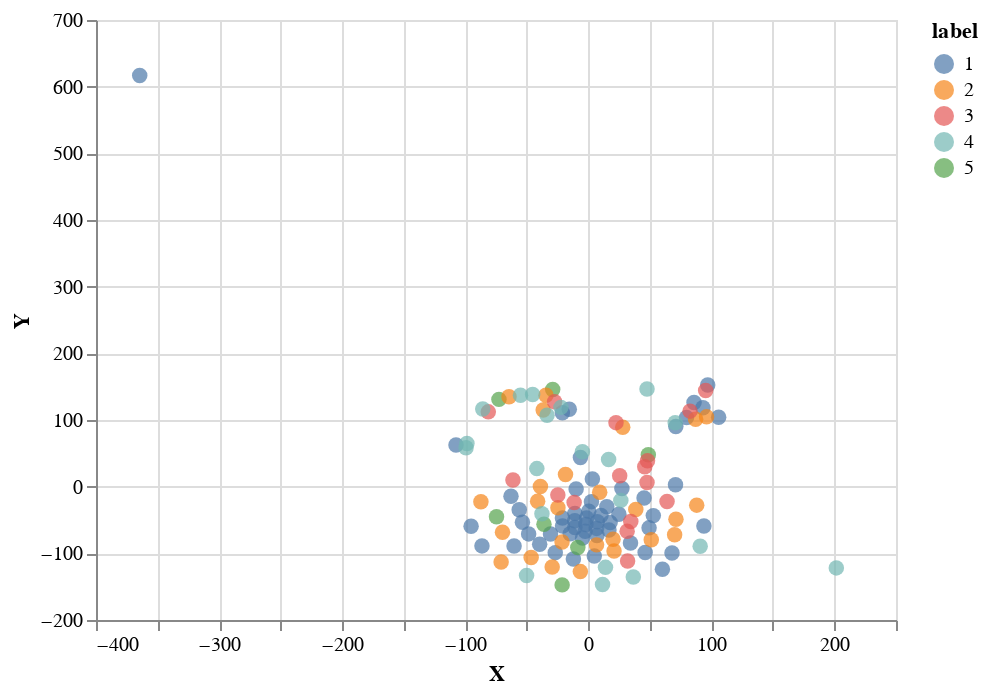
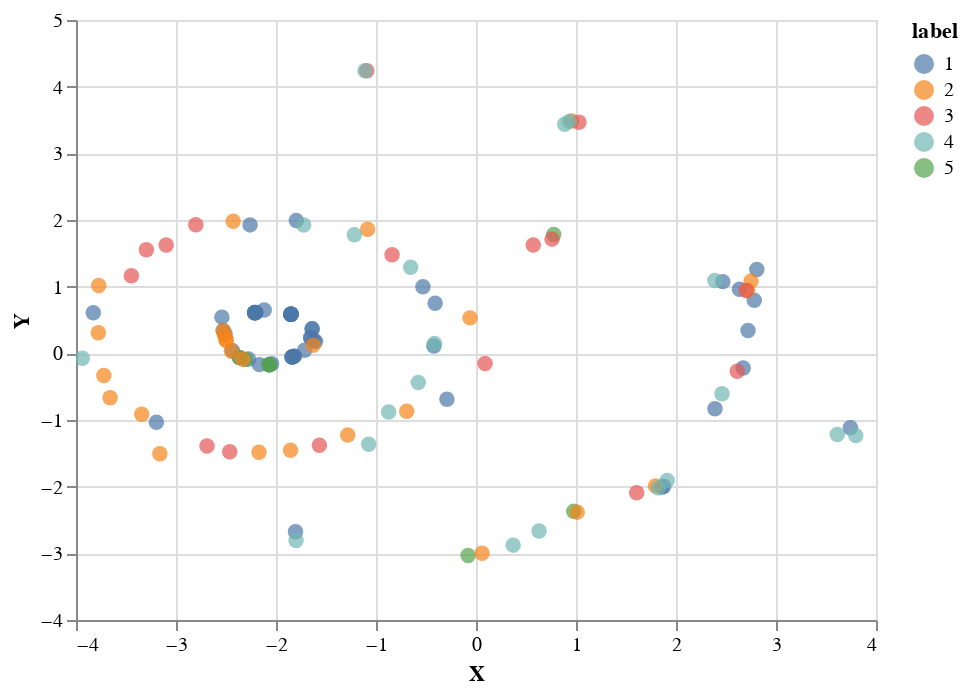
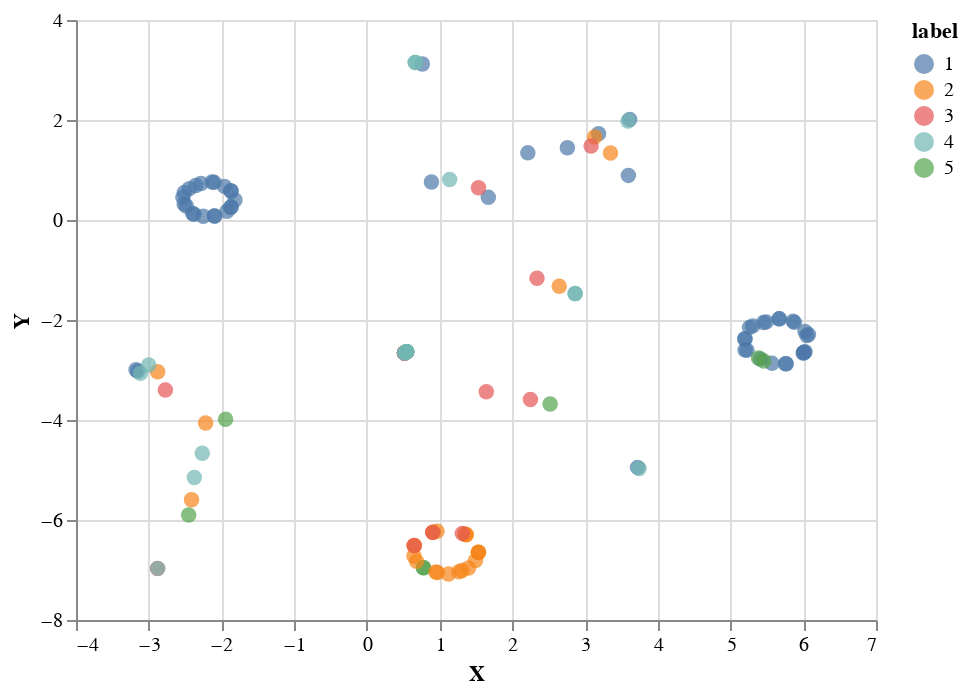
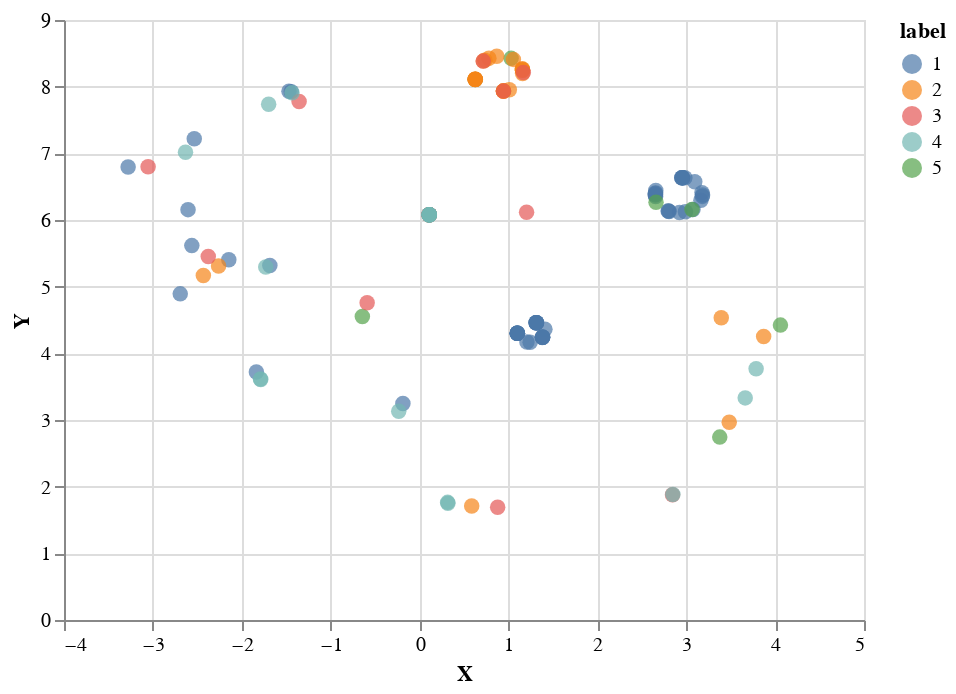

Notebook code cell kept with these figures, in order:
### Code cell
perplexity = [5, 15, 30, 35, 40, 45, 50]

for p in perplexity:
    print("Perplexity {}".format(p))
    r = reduce_dim(p)
    create_plot(r, label)

### Figure 1 — Vega-Lite specification as saved in the notebook (floating-point values rounded to 4 significant figures)
{"$schema": "https://vega.github.io/schema/vega-lite/v2.6.0.json", "config": {"view": {"height": 300, "width": 400}}, "data": {"name": "data-f87a3da9f162ef7895ac1bf36ee0d124"}, "datasets": {"data-f87a3da9f162ef7895ac1bf36ee0d124": [{"X": 49.37, "Y": -61.79, "label": "1"}, {"X": -26.86, "Y": -98.96, "label": "1"}, {"X": 70.85, "Y": 2.982, "label": "1"}, {"X": 105.9, "Y": 104.0, "label": "1"}, {"X": 46.2, "Y": -98.88, "label": "1"}, {"X": 3.319, "Y": 11.36, "label": "1"}, {"X": -53.53, "Y": -53.38, "label": "1"}, {"X": -4.698, "Y": -76.89, "label": "1"}, {"X": 34.28, "Y": -84.49, "label": "1"}, {"X": 97.02, "Y": 152.6, "label": "1"}, {"X": 93.92, "Y": -58.95, "label": "1"}, {"X": -10.88, "Y": -40.06, "label": "1"}, {"X": 85.9, "Y": 126.3, "label": "1"}, {"X": 27.29, "Y": -2.653, "label": "1"}, {"X": -9.888, "Y": -3.517, "label": "1"}, {"X": 2.554, "Y": -22.45, "label": "1"}, {"X": 15.04, "Y": -30.04, "label": "1"}, {"X": 7.322, "Y": -52.77, "label": "1"}, {"X": -21.04, "Y": -47.14, "label": "1"}, {"X": 71.1, "Y": 90.08, "label": "1"}, {"X": 17.71, "Y": -53.67, "label": "1"}, {"X": -11.02, "Y": -51.04, "label": "1"}, {"X": 16.75, "Y": -64.87, "label": "1"}, {"X": 0.3573, "Y": -36.91, "label": "1"}, {"X": -107.5, "Y": 62.59, "label": "1"}, {"X": 93.13, "Y": 118.3, "label": "1"}, {"X": -20.94, "Y": -59.12, "label": "1"}, {"X": 79.8, "Y": 103.6, "label": "1"}, {"X": -10.86, "Y": -61.12, "label": "1"}, {"X": -364.5, "Y": 616.7, "label": "1"}, {"X": -21.07, "Y": 110.9, "label": "1"}, {"X": -6.396, "Y": 43.68, "label": "1"}, {"X": 10.27, "Y": -43.14, "label": "1"}, {"X": -2.539, "Y": -67.02, "label": "1"}, {"X": 6.989, "Y": -73.17, "label": "1"}, {"X": -1.407, "Y": -46.92, "label": "1"}, {"X": -1.954, "Y": -56.82, "label": "1"}, {"X": -14.67, "Y": -70.56, "label": "1"}, {"X": 4.861, "Y": -104.1, "label": "1"}, {"X": 6.748, "Y": -62.59, "label": "1"}, {"X": -12.11, "Y": -108.5, "label": "1"}, {"X": 24.86, "Y": -41.39, "label": "1"}, {"X": -15.46, "Y": 116.0, "label": "1"}, {"X": 52.81, "Y": -43.44, "label": "1"}, {"X": -48.48, "Y": -70.84, "label": "1"}, {"X": -30.7, "Y": -70.98, "label": "1"}, {"X": 45.3, "Y": -16.88, "label": "1"}, {"X": 60.21, "Y": -124.0, "label": "1"}, {"X": -95.23, "Y": -59.37, "label": "1"}, {"X": -39.52, "Y": -86.37, "label": "1"}, {"X": -56.13, "Y": -34.48, "label": "1"}, {"X": -62.82, "Y": -14.4, "label": "1"}, {"X": 68.0, "Y": -99.36, "label": "1"}, {"X": -60.32, "Y": -88.85, "label": "1"}, {"X": -86.4, "Y": -88.82, "label": "1"}, {"X": -8.524, "Y": -91.17, "label": "5"}, {"X": -21.28, "Y": -147.3, "label": "5"}, {"X": 48.75, "Y": 47.74, "label": "5"}, {"X": -72.61, "Y": 130.9, "label": "5"}, {"X": -28.94, "Y": 145.7, "label": "5"}, {"X": -36.03, "Y": -56.43, "label": "5"}, {"X": -74.57, "Y": -45.05, "label": "5"}, {"X": -41.17, "Y": -21.84, "label": "2"}, {"X": -69.72, "Y": -68.4, "label": "2"}, {"X": -46.44, "Y": -106.3, "label": "2"}, {"X": 20.91, "Y": -96.62, "label": "2"}, {"X": -64.42, "Y": 134.8, "label": "2"}, {"X": -70.83, "Y": -112.9, "label": "2"}, {"X": 96.08, "Y": 104.7, "label": "2"}, {"X": 71.21, "Y": -48.94, "label": "2"}, {"X": -34.39, "Y": 137.2, "label": "2"}, {"X": -29.33, "Y": -120.6, "label": "2"}, {"X": 38.59, "Y": -34.12, "label": "2"}, {"X": -18.53, "Y": 18.22, "label": "2"}, {"X": 27.98, "Y": 89.05, "label": "2"}, {"X": 6.722, "Y": -87.31, "label": "2"}, {"X": 20.09, "Y": -78.9, "label": "2"}, {"X": 87.18, "Y": 101.3, "label": "2"}, {"X": 88.08, "Y": -27.71, "label": "2"}, {"X": 9.254, "Y": -8.391, "label": "2"}, {"X": -6.474, "Y": -127.4, "label": "2"}, {"X": -38.91, "Y": 0.3033, "label": "2"}, {"X": -87.26, "Y": -22.68, "label": "2"}, {"X": 51.17, "Y": -79.5, "label": "2"}, {"X": -21.35, "Y": -83.11, "label": "2"}, {"X": -36.64, "Y": 115.0, "label": "2"}, {"X": 70.13, "Y": -72.1, "label": "2"}, {"X": -24.67, "Y": -31.54, "label": "2"}, {"X": 47.7, "Y": 6.299, "label": "3"}, {"X": 63.96, "Y": -22.12, "label": "3"}, {"X": 31.55, "Y": -67.0, "label": "3"}, {"X": 82.64, "Y": 113.3, "label": "3"}, {"X": 95.36, "Y": 144.1, "label": "3"}, {"X": -61.22, "Y": 10.04, "label": "3"}, {"X": 22.5, "Y": 96.04, "label": "3"}, {"X": -27.4, "Y": 127.3, "label": "3"}, {"X": -81.27, "Y": 112.2, "label": "3"}, {"X": 34.51, "Y": -52.3, "label": "3"}, {"X": 31.93, "Y": -111.5, "label": "3"}, {"X": 25.5, "Y": 16.46, "label": "3"}, {"X": -24.75, "Y": -12.65, "label": "3"}, {"X": -11.51, "Y": -23.63, "label": "3"}, {"X": 45.85, "Y": 30.03, "label": "3"}, {"X": 48.1, "Y": 38.87, "label": "3"}, {"X": -4.793, "Y": 52.33, "label": "4"}, {"X": 70.61, "Y": 96.02, "label": "4"}, {"X": 36.56, "Y": -135.5, "label": "4"}, {"X": -85.74, "Y": 116.5, "label": "4"}, {"X": -55.1, "Y": 137.2, "label": "4"}, {"X": 13.97, "Y": -121.0, "label": "4"}, {"X": -99.34, "Y": 58.52, "label": "4"}, {"X": -98.63, "Y": 64.79, "label": "4"}, {"X": -45.23, "Y": 138.3, "label": "4"}, {"X": 26.42, "Y": -20.6, "label": "4"}, {"X": -37.67, "Y": -40.63, "label": "4"}, {"X": 201.5, "Y": -121.8, "label": "4"}, {"X": -33.52, "Y": 107.2, "label": "4"}, {"X": -41.82, "Y": 27.08, "label": "4"}, {"X": 90.9, "Y": -89.39, "label": "4"}, {"X": -50.16, "Y": -133.3, "label": "4"}, {"X": 11.56, "Y": -146.6, "label": "4"}, {"X": 47.7, "Y": 146.4, "label": "4"}, {"X": 16.49, "Y": 40.62, "label": "4"}, {"X": -22.22, "Y": 118.9, "label": "4"}]}, "encoding": {"color": {"field": "label", "type": "nominal"}, "x": {"field": "X", "type": "quantitative"}, "y": {"field": "Y", "type": "quantitative"}}, "mark": {"size": 60, "type": "circle"}, "selection": {"selector018": {"bind": "scales", "encodings": ["x", "y"], "mark": {"fill": "#333", "fillOpacity": 0.125, "stroke": "white"}, "on": "[mousedown, window:mouseup] > window:mousemove!", "resolve": "global", "translate": "[mousedown, window:mouseup] > window:mousemove!", "type": "interval", "zoom": "wheel!"}}}

### Figure 2 — Vega-Lite specification as saved in the notebook (floating-point values rounded to 4 significant figures)
{"$schema": "https://vega.github.io/schema/vega-lite/v2.6.0.json", "config": {"view": {"height": 300, "width": 400}}, "data": {"name": "data-0e4ca1d111c2d8c7d40023538955b802"}, "datasets": {"data-0e4ca1d111c2d8c7d40023538955b802": [{"X": -2.165, "Y": -0.1694, "label": "1"}, {"X": -2.509, "Y": 0.2899, "label": "1"}, {"X": -3.827, "Y": 0.6086, "label": "1"}, {"X": 2.808, "Y": 1.258, "label": "1"}, {"X": -3.196, "Y": -1.034, "label": "1"}, {"X": -2.259, "Y": 1.927, "label": "1"}, {"X": -0.4213, "Y": 0.1086, "label": "1"}, {"X": -1.62, "Y": 0.1884, "label": "1"}, {"X": -2.437, "Y": 0.04321, "label": "1"}, {"X": 2.672, "Y": -0.2188, "label": "1"}, {"X": -2.069, "Y": -0.17, "label": "1"}, {"X": -1.604, "Y": 0.1785, "label": "1"}, {"X": 2.72, "Y": 0.3426, "label": "1"}, {"X": -0.291, "Y": -0.6873, "label": "1"}, {"X": -0.4084, "Y": 0.7525, "label": "1"}, {"X": -1.797, "Y": 1.991, "label": "1"}, {"X": -0.5306, "Y": 0.9975, "label": "1"}, {"X": -1.639, "Y": 0.367, "label": "1"}, {"X": -1.639, "Y": 0.367, "label": "1"}, {"X": 2.468, "Y": 1.076, "label": "1"}, {"X": -1.653, "Y": 0.2339, "label": "1"}, {"X": -1.653, "Y": 0.2339, "label": "1"}, {"X": -1.714, "Y": 0.04564, "label": "1"}, {"X": -1.839, "Y": -0.0537, "label": "1"}, {"X": 3.744, "Y": -1.116, "label": "1"}, {"X": 2.783, "Y": 0.7945, "label": "1"}, {"X": -2.117, "Y": 0.6492, "label": "1"}, {"X": 2.635, "Y": 0.9598, "label": "1"}, {"X": -1.839, "Y": -0.0537, "label": "1"}, {"X": 2.39, "Y": -0.8325, "label": "1"}, {"X": 1.877, "Y": -1.995, "label": "1"}, {"X": -1.805, "Y": -2.676, "label": "1"}, {"X": -2.541, "Y": 0.543, "label": "1"}, {"X": -2.213, "Y": 0.6081, "label": "1"}, {"X": -1.839, "Y": -0.05369, "label": "1"}, {"X": -2.044, "Y": -0.1549, "label": "1"}, {"X": -2.277, "Y": -0.08441, "label": "1"}, {"X": -1.852, "Y": 0.5871, "label": "1"}, {"X": -2.528, "Y": 0.3409, "label": "1"}, {"X": -2.202, "Y": 0.6125, "label": "1"}, {"X": -2.214, "Y": 0.6081, "label": "1"}, {"X": -1.852, "Y": 0.5871, "label": "1"}, {"X": 1.859, "Y": -2.009, "label": "1"}, {"X": -2.202, "Y": 0.6104, "label": "1"}, {"X": -1.852, "Y": 0.5871, "label": "1"}, {"X": -1.848, "Y": 0.5852, "label": "1"}, {"X": -1.852, "Y": 0.5871, "label": "1"}, {"X": -1.817, "Y": -0.04194, "label": "1"}, {"X": -2.211, "Y": 0.6108, "label": "1"}, {"X": -1.848, "Y": 0.5852, "label": "1"}, {"X": -2.211, "Y": 0.6108, "label": "1"}, {"X": -1.817, "Y": -0.04194, "label": "1"}, {"X": -1.848, "Y": 0.5852, "label": "1"}, {"X": -2.214, "Y": 0.6081, "label": "1"}, {"X": -2.367, "Y": -0.06237, "label": "1"}, {"X": -2.367, "Y": -0.06287, "label": "5"}, {"X": -2.308, "Y": -0.09201, "label": "5"}, {"X": 0.7771, "Y": 1.782, "label": "5"}, {"X": -0.07916, "Y": -3.033, "label": "5"}, {"X": 0.9767, "Y": -2.371, "label": "5"}, {"X": -2.069, "Y": -0.17, "label": "5"}, {"X": -2.066, "Y": -0.1701, "label": "5"}, {"X": -2.445, "Y": 0.03167, "label": "2"}, {"X": -2.333, "Y": -0.08713, "label": "2"}, {"X": -2.498, "Y": 0.1953, "label": "2"}, {"X": -2.498, "Y": 0.1953, "label": "2"}, {"X": 0.06088, "Y": -2.997, "label": "2"}, {"X": -2.516, "Y": 0.2793, "label": "2"}, {"X": 2.75, "Y": 1.083, "label": "2"}, {"X": -2.528, "Y": 0.3409, "label": "2"}, {"X": 1.012, "Y": -2.382, "label": "2"}, {"X": -3.659, "Y": -0.6667, "label": "2"}, {"X": -1.084, "Y": 1.861, "label": "2"}, {"X": -1.628, "Y": 0.1202, "label": "2"}, {"X": 0.9574, "Y": 3.483, "label": "2"}, {"X": -3.773, "Y": 1.019, "label": "2"}, {"X": -1.283, "Y": -1.224, "label": "2"}, {"X": 2.716, "Y": 0.9454, "label": "2"}, {"X": -0.05987, "Y": 0.5319, "label": "2"}, {"X": -0.6927, "Y": -0.8693, "label": "2"}, {"X": -2.429, "Y": 1.982, "label": "2"}, {"X": -3.343, "Y": -0.9128, "label": "2"}, {"X": -3.777, "Y": 0.3073, "label": "2"}, {"X": -2.17, "Y": -1.483, "label": "2"}, {"X": -1.855, "Y": -1.455, "label": "2"}, {"X": 1.795, "Y": -1.988, "label": "2"}, {"X": -3.161, "Y": -1.507, "label": "2"}, {"X": -3.721, "Y": -0.3313, "label": "2"}, {"X": -1.566, "Y": -1.38, "label": "3"}, {"X": -3.446, "Y": 1.164, "label": "3"}, {"X": -3.098, "Y": 1.626, "label": "3"}, {"X": 2.703, "Y": 0.9437, "label": "3"}, {"X": 2.612, "Y": -0.2677, "label": "3"}, {"X": 0.09085, "Y": -0.1521, "label": "3"}, {"X": 1.03, "Y": 3.465, "label": "3"}, {"X": 1.606, "Y": -2.093, "label": "3"}, {"X": -1.092, "Y": 4.24, "label": "3"}, {"X": -0.8395, "Y": 1.48, "label": "3"}, {"X": -2.69, "Y": -1.391, "label": "3"}, {"X": -2.463, "Y": -1.477, "label": "3"}, {"X": -3.296, "Y": 1.554, "label": "3"}, {"X": -2.802, "Y": 1.928, "label": "3"}, {"X": 0.5723, "Y": 1.624, "label": "3"}, {"X": 0.7602, "Y": 1.713, "label": "3"}, {"X": -1.799, "Y": -2.807, "label": "4"}, {"X": 2.389, "Y": 1.092, "label": "4"}, {"X": -3.937, "Y": -0.07454, "label": "4"}, {"X": -1.11, "Y": 4.24, "label": "4"}, {"X": 0.3713, "Y": -2.877, "label": "4"}, {"X": -0.6532, "Y": 1.291, "label": "4"}, {"X": 3.798, "Y": -1.234, "label": "4"}, {"X": 3.613, "Y": -1.219, "label": "4"}, {"X": 0.6304, "Y": -2.665, "label": "4"}, {"X": -1.724, "Y": 1.925, "label": "4"}, {"X": -0.5775, "Y": -0.4364, "label": "4"}, {"X": 2.46, "Y": -0.6063, "label": "4"}, {"X": 1.912, "Y": -1.909, "label": "4"}, {"X": -0.8739, "Y": -0.8792, "label": "4"}, {"X": -1.217, "Y": 1.779, "label": "4"}, {"X": -0.4149, "Y": 0.1473, "label": "4"}, {"X": -1.073, "Y": -1.364, "label": "4"}, {"X": 0.8871, "Y": 3.436, "label": "4"}, {"X": 0.9334, "Y": 3.479, "label": "4"}, {"X": 1.824, "Y": -2.018, "label": "4"}]}, "encoding": {"color": {"field": "label", "type": "nominal"}, "x": {"field": "X", "type": "quantitative"}, "y": {"field": "Y", "type": "quantitative"}}, "mark": {"size": 60, "type": "circle"}, "selection": {"selector019": {"bind": "scales", "encodings": ["x", "y"], "mark": {"fill": "#333", "fillOpacity": 0.125, "stroke": "white"}, "on": "[mousedown, window:mouseup] > window:mousemove!", "resolve": "global", "translate": "[mousedown, window:mouseup] > window:mousemove!", "type": "interval", "zoom": "wheel!"}}}

### Figure 3 — Vega-Lite specification as saved in the notebook (floating-point values rounded to 4 significant figures)
{"$schema": "https://vega.github.io/schema/vega-lite/v2.6.0.json", "config": {"view": {"height": 300, "width": 400}}, "data": {"name": "data-60aa7ae25095125ac56f77d1e2c3f6b5"}, "datasets": {"data-60aa7ae25095125ac56f77d1e2c3f6b5": [{"X": -1.814, "Y": 0.4009, "label": "1"}, {"X": -2.096, "Y": 0.08012, "label": "1"}, {"X": -2.281, "Y": 0.731, "label": "1"}, {"X": 3.595, "Y": 0.8922, "label": "1"}, {"X": -2.442, "Y": 0.6271, "label": "1"}, {"X": -2.513, "Y": 0.3202, "label": "1"}, {"X": -2.51, "Y": 0.5521, "label": "1"}, {"X": -2.53, "Y": 0.4557, "label": "1"}, {"X": -2.353, "Y": 0.6908, "label": "1"}, {"X": 1.669, "Y": 0.4526, "label": "1"}, {"X": -2.483, "Y": 0.2796, "label": "1"}, {"X": -2.096, "Y": 0.08011, "label": "1"}, {"X": 2.213, "Y": 1.343, "label": "1"}, {"X": -1.866, "Y": 0.5747, "label": "1"}, {"X": -2.129, "Y": 0.7596, "label": "1"}, {"X": -2.377, "Y": 0.1166, "label": "1"}, {"X": -2.1, "Y": 0.7527, "label": "1"}, {"X": -2.251, "Y": 0.07699, "label": "1"}, {"X": -1.959, "Y": 0.6723, "label": "1"}, {"X": 3.613, "Y": 2.009, "label": "1"}, {"X": -1.924, "Y": 0.1764, "label": "1"}, {"X": -1.866, "Y": 0.264, "label": "1"}, {"X": -1.871, "Y": 0.5872, "label": "1"}, {"X": -1.874, "Y": 0.2513, "label": "1"}, {"X": 0.7624, "Y": 3.119, "label": "1"}, {"X": 2.757, "Y": 1.446, "label": "1"}, {"X": -2.396, "Y": 0.1287, "label": "1"}, {"X": 3.185, "Y": 1.727, "label": "1"}, {"X": 5.305, "Y": -2.118, "label": "1"}, {"X": 0.8875, "Y": 0.7617, "label": "1"}, {"X": -3.174, "Y": -2.993, "label": "1"}, {"X": 3.721, "Y": -4.948, "label": "1"}, {"X": 5.261, "Y": -2.147, "label": "1"}, {"X": 5.198, "Y": -2.376, "label": "1"}, {"X": 5.225, "Y": -2.603, "label": "1"}, {"X": 5.67, "Y": -1.977, "label": "1"}, {"X": 5.409, "Y": -2.782, "label": "1"}, {"X": 5.67, "Y": -1.977, "label": "1"}, {"X": 6.024, "Y": -2.228, "label": "1"}, {"X": 5.766, "Y": -2.873, "label": "1"}, {"X": 6.049, "Y": -2.311, "label": "1"}, {"X": 5.999, "Y": -2.659, "label": "1"}, {"X": -3.15, "Y": -3.024, "label": "1"}, {"X": 6.005, "Y": -2.654, "label": "1"}, {"X": 6.024, "Y": -2.636, "label": "1"}, {"X": 6.012, "Y": -2.647, "label": "1"}, {"X": 6.071, "Y": -2.292, "label": "1"}, {"X": 5.2, "Y": -2.599, "label": "1"}, {"X": 5.877, "Y": -2.048, "label": "1"}, {"X": 5.197, "Y": -2.378, "label": "1"}, {"X": 5.86, "Y": -2.023, "label": "1"}, {"X": 5.454, "Y": -2.05, "label": "1"}, {"X": 5.49, "Y": -2.038, "label": "1"}, {"X": 5.571, "Y": -2.867, "label": "1"}, {"X": 5.756, "Y": -2.874, "label": "1"}, {"X": 5.458, "Y": -2.818, "label": "5"}, {"X": 5.385, "Y": -2.758, "label": "5"}, {"X": 2.519, "Y": -3.681, "label": "5"}, {"X": -2.45, "Y": -5.898, "label": "5"}, {"X": -1.943, "Y": -3.984, "label": "5"}, {"X": 0.7797, "Y": -6.956, "label": "5"}, {"X": 0.7776, "Y": -6.953, "label": "5"}, {"X": 0.9688, "Y": -7.048, "label": "2"}, {"X": 0.9485, "Y": -7.041, "label": "2"}, {"X": 1.366, "Y": -6.297, "label": "2"}, {"X": 1.121, "Y": -7.078, "label": "2"}, {"X": -2.411, "Y": -5.594, "label": "2"}, {"X": 1.308, "Y": -7.009, "label": "2"}, {"X": 3.35, "Y": 1.341, "label": "2"}, {"X": 0.6507, "Y": -6.516, "label": "2"}, {"X": -2.217, "Y": -4.059, "label": "2"}, {"X": 1.397, "Y": -6.959, "label": "2"}, {"X": 1.364, "Y": -6.289, "label": "2"}, {"X": 1.533, "Y": -6.645, "label": "2"}, {"X": 2.645, "Y": -1.325, "label": "2"}, {"X": 1.494, "Y": -6.811, "label": "2"}, {"X": 1.533, "Y": -6.645, "label": "2"}, {"X": 3.131, "Y": 1.66, "label": "2"}, {"X": 1.534, "Y": -6.65, "label": "2"}, {"X": 0.9089, "Y": -6.245, "label": "2"}, {"X": 0.9081, "Y": -6.246, "label": "2"}, {"X": 0.6505, "Y": -6.51, "label": "2"}, {"X": 0.9646, "Y": -6.224, "label": "2"}, {"X": 1.266, "Y": -7.035, "label": "2"}, {"X": 0.6832, "Y": -6.827, "label": "2"}, {"X": -2.877, "Y": -3.036, "label": "2"}, {"X": 0.6468, "Y": -6.72, "label": "2"}, {"X": 1.344, "Y": -6.279, "label": "2"}, {"X": 0.6505, "Y": -6.51, "label": "3"}, {"X": 1.312, "Y": -6.268, "label": "3"}, {"X": 0.903, "Y": -6.248, "label": "3"}, {"X": 3.083, "Y": 1.479, "label": "3"}, {"X": 1.535, "Y": 0.6461, "label": "3"}, {"X": 0.5169, "Y": -2.661, "label": "3"}, {"X": 2.339, "Y": -1.164, "label": "3"}, {"X": -2.771, "Y": -3.399, "label": "3"}, {"X": -2.879, "Y": -6.972, "label": "3"}, {"X": 0.5456, "Y": -2.633, "label": "3"}, {"X": 0.5168, "Y": -2.661, "label": "3"}, {"X": 0.5168, "Y": -2.661, "label": "3"}, {"X": 0.5168, "Y": -2.661, "label": "3"}, {"X": 0.5168, "Y": -2.661, "label": "3"}, {"X": 1.642, "Y": -3.436, "label": "3"}, {"X": 2.249, "Y": -3.589, "label": "3"}, {"X": 3.742, "Y": -4.969, "label": "4"}, {"X": 3.59, "Y": 1.978, "label": "4"}, {"X": 0.5466, "Y": -2.633, "label": "4"}, {"X": -2.876, "Y": -6.967, "label": "4"}, {"X": -2.373, "Y": -5.152, "label": "4"}, {"X": 0.5466, "Y": -2.633, "label": "4"}, {"X": 0.6673, "Y": 3.152, "label": "4"}, {"X": 0.6627, "Y": 3.15, "label": "4"}, {"X": -2.264, "Y": -4.667, "label": "4"}, {"X": 0.5456, "Y": -2.633, "label": "4"}, {"X": 0.5168, "Y": -2.661, "label": "4"}, {"X": 1.138, "Y": 0.8083, "label": "4"}, {"X": -3.0, "Y": -2.9, "label": "4"}, {"X": 0.5466, "Y": -2.633, "label": "4"}, {"X": 0.5168, "Y": -2.661, "label": "4"}, {"X": 0.5466, "Y": -2.633, "label": "4"}, {"X": 0.5466, "Y": -2.633, "label": "4"}, {"X": 2.864, "Y": -1.475, "label": "4"}, {"X": 2.862, "Y": -1.47, "label": "4"}, {"X": -3.113, "Y": -3.064, "label": "4"}]}, "encoding": {"color": {"field": "label", "type": "nominal"}, "x": {"field": "X", "type": "quantitative"}, "y": {"field": "Y", "type": "quantitative"}}, "mark": {"size": 60, "type": "circle"}, "selection": {"selector020": {"bind": "scales", "encodings": ["x", "y"], "mark": {"fill": "#333", "fillOpacity": 0.125, "stroke": "white"}, "on": "[mousedown, window:mouseup] > window:mousemove!", "resolve": "global", "translate": "[mousedown, window:mouseup] > window:mousemove!", "type": "interval", "zoom": "wheel!"}}}

### Figure 4 — Vega-Lite specification as saved in the notebook (floating-point values rounded to 4 significant figures)
{"$schema": "https://vega.github.io/schema/vega-lite/v2.6.0.json", "config": {"view": {"height": 300, "width": 400}}, "data": {"name": "data-01933b79c5ec9f2175bec0b80c57f716"}, "datasets": {"data-01933b79c5ec9f2175bec0b80c57f716": [{"X": 1.1, "Y": 4.303, "label": "1"}, {"X": 1.384, "Y": 4.241, "label": "1"}, {"X": 1.384, "Y": 4.241, "label": "1"}, {"X": -2.692, "Y": 4.892, "label": "1"}, {"X": 1.312, "Y": 4.46, "label": "1"}, {"X": 1.1, "Y": 4.303, "label": "1"}, {"X": 1.1, "Y": 4.303, "label": "1"}, {"X": 1.41, "Y": 4.361, "label": "1"}, {"X": 1.1, "Y": 4.303, "label": "1"}, {"X": -3.279, "Y": 6.796, "label": "1"}, {"X": 1.381, "Y": 4.237, "label": "1"}, {"X": 1.384, "Y": 4.241, "label": "1"}, {"X": -2.605, "Y": 6.155, "label": "1"}, {"X": 1.312, "Y": 4.46, "label": "1"}, {"X": 1.312, "Y": 4.46, "label": "1"}, {"X": 1.1, "Y": 4.303, "label": "1"}, {"X": 1.385, "Y": 4.244, "label": "1"}, {"X": 1.1, "Y": 4.301, "label": "1"}, {"X": 1.314, "Y": 4.46, "label": "1"}, {"X": -1.684, "Y": 5.318, "label": "1"}, {"X": 1.208, "Y": 4.17, "label": "1"}, {"X": 1.244, "Y": 4.168, "label": "1"}, {"X": 1.312, "Y": 4.46, "label": "1"}, {"X": 1.1, "Y": 4.303, "label": "1"}, {"X": -1.836, "Y": 3.72, "label": "1"}, {"X": -2.562, "Y": 5.616, "label": "1"}, {"X": 1.317, "Y": 4.458, "label": "1"}, {"X": -2.146, "Y": 5.404, "label": "1"}, {"X": 3.076, "Y": 6.158, "label": "1"}, {"X": -2.534, "Y": 7.218, "label": "1"}, {"X": -1.469, "Y": 7.93, "label": "1"}, {"X": -0.1873, "Y": 3.247, "label": "1"}, {"X": 2.656, "Y": 6.351, "label": "1"}, {"X": 2.949, "Y": 6.633, "label": "1"}, {"X": 2.958, "Y": 6.632, "label": "1"}, {"X": 3.166, "Y": 6.297, "label": "1"}, {"X": 2.657, "Y": 6.444, "label": "1"}, {"X": 2.985, "Y": 6.633, "label": "1"}, {"X": 2.958, "Y": 6.636, "label": "1"}, {"X": 3.178, "Y": 6.411, "label": "1"}, {"X": 2.991, "Y": 6.125, "label": "1"}, {"X": 3.096, "Y": 6.574, "label": "1"}, {"X": -1.443, "Y": 7.925, "label": "1"}, {"X": 2.807, "Y": 6.128, "label": "1"}, {"X": 2.653, "Y": 6.379, "label": "1"}, {"X": 2.796, "Y": 6.135, "label": "1"}, {"X": 3.184, "Y": 6.375, "label": "1"}, {"X": 3.181, "Y": 6.354, "label": "1"}, {"X": 2.924, "Y": 6.114, "label": "1"}, {"X": 2.801, "Y": 6.135, "label": "1"}, {"X": 2.953, "Y": 6.633, "label": "1"}, {"X": 2.653, "Y": 6.396, "label": "1"}, {"X": 2.653, "Y": 6.379, "label": "1"}, {"X": 2.656, "Y": 6.406, "label": "1"}, {"X": 2.953, "Y": 6.633, "label": "1"}, {"X": 2.66, "Y": 6.267, "label": "5"}, {"X": 3.065, "Y": 6.157, "label": "5"}, {"X": -0.6436, "Y": 4.553, "label": "5"}, {"X": 3.377, "Y": 2.743, "label": "5"}, {"X": 4.06, "Y": 4.423, "label": "5"}, {"X": 0.627, "Y": 8.107, "label": "5"}, {"X": 1.03, "Y": 8.425, "label": "5"}, {"X": 0.627, "Y": 8.107, "label": "2"}, {"X": 0.6256, "Y": 8.11, "label": "2"}, {"X": 0.9432, "Y": 7.933, "label": "2"}, {"X": 1.156, "Y": 8.266, "label": "2"}, {"X": 3.484, "Y": 2.967, "label": "2"}, {"X": 0.6256, "Y": 8.11, "label": "2"}, {"X": -2.432, "Y": 5.166, "label": "2"}, {"X": 0.7802, "Y": 8.425, "label": "2"}, {"X": 3.871, "Y": 4.254, "label": "2"}, {"X": 0.9441, "Y": 7.933, "label": "2"}, {"X": 0.6256, "Y": 8.11, "label": "2"}, {"X": 1.01, "Y": 7.954, "label": "2"}, {"X": 0.5866, "Y": 1.71, "label": "2"}, {"X": 1.159, "Y": 8.198, "label": "2"}, {"X": 1.156, "Y": 8.266, "label": "2"}, {"X": -2.261, "Y": 5.309, "label": "2"}, {"X": 0.6271, "Y": 8.106, "label": "2"}, {"X": 1.055, "Y": 8.409, "label": "2"}, {"X": 0.9436, "Y": 7.933, "label": "2"}, {"X": 0.8689, "Y": 8.455, "label": "2"}, {"X": 0.9435, "Y": 7.933, "label": "2"}, {"X": 1.159, "Y": 8.247, "label": "2"}, {"X": 0.7349, "Y": 8.397, "label": "2"}, {"X": 3.394, "Y": 4.533, "label": "2"}, {"X": 1.159, "Y": 8.247, "label": "2"}, {"X": 0.7164, "Y": 8.383, "label": "2"}, {"X": 0.7164, "Y": 8.383, "label": "3"}, {"X": 0.9444, "Y": 7.933, "label": "3"}, {"X": 1.167, "Y": 8.211, "label": "3"}, {"X": -2.377, "Y": 5.451, "label": "3"}, {"X": -3.054, "Y": 6.8, "label": "3"}, {"X": 0.1088, "Y": 6.079, "label": "3"}, {"X": 0.8786, "Y": 1.691, "label": "3"}, {"X": -1.355, "Y": 7.779, "label": "3"}, {"X": 2.846, "Y": 1.878, "label": "3"}, {"X": 0.1088, "Y": 6.078, "label": "3"}, {"X": 0.1088, "Y": 6.078, "label": "3"}, {"X": 0.1088, "Y": 6.078, "label": "3"}, {"X": 0.1088, "Y": 6.078, "label": "3"}, {"X": 0.1088, "Y": 6.078, "label": "3"}, {"X": 1.204, "Y": 6.115, "label": "3"}, {"X": -0.5895, "Y": 4.76, "label": "3"}, {"X": -0.2342, "Y": 3.132, "label": "4"}, {"X": -1.73, "Y": 5.295, "label": "4"}, {"X": 0.1088, "Y": 6.078, "label": "4"}, {"X": 2.85, "Y": 1.881, "label": "4"}, {"X": 3.664, "Y": 3.332, "label": "4"}, {"X": 0.1105, "Y": 6.076, "label": "4"}, {"X": -1.787, "Y": 3.608, "label": "4"}, {"X": -1.79, "Y": 3.615, "label": "4"}, {"X": 3.786, "Y": 3.769, "label": "4"}, {"X": 0.1088, "Y": 6.078, "label": "4"}, {"X": 0.1088, "Y": 6.078, "label": "4"}, {"X": -2.633, "Y": 7.015, "label": "4"}, {"X": -1.698, "Y": 7.736, "label": "4"}, {"X": 0.1088, "Y": 6.078, "label": "4"}, {"X": 0.1088, "Y": 6.079, "label": "4"}, {"X": 0.1088, "Y": 6.078, "label": "4"}, {"X": 0.1088, "Y": 6.078, "label": "4"}, {"X": 0.319, "Y": 1.75, "label": "4"}, {"X": 0.3159, "Y": 1.765, "label": "4"}, {"X": -1.435, "Y": 7.907, "label": "4"}]}, "encoding": {"color": {"field": "label", "type": "nominal"}, "x": {"field": "X", "type": "quantitative"}, "y": {"field": "Y", "type": "quantitative"}}, "mark": {"size": 60, "type": "circle"}, "selection": {"selector021": {"bind": "scales", "encodings": ["x", "y"], "mark": {"fill": "#333", "fillOpacity": 0.125, "stroke": "white"}, "on": "[mousedown, window:mouseup] > window:mousemove!", "resolve": "global", "translate": "[mousedown, window:mouseup] > window:mousemove!", "type": "interval", "zoom": "wheel!"}}}
